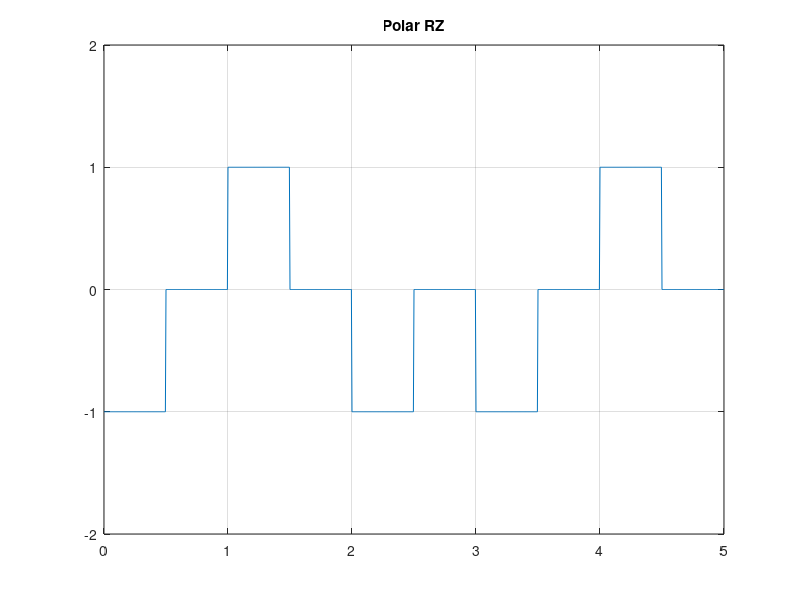

This chart was generated by the following MATLAB code:
clc;
clear;
bits=[0 1 0 0 1 ];
sampleSize=100;
bitRate=1;
totalBit=length(bits);
totalSampleSize=2*sampleSize*totalBit;
totaSampleTime=(totalBit/bitRate);
dTime=totaSampleTime/totalSampleSize;
t=0:dTime:totaSampleTime;
y=zeros(1,length(t));
    for i=0:1:(totalBit-1);
        if bits(i+1)==1
            y(i*2*sampleSize+1 : (2*i+1)*sampleSize)=1; %first
        else
            y(i*2*sampleSize+1 : (2*i+1)*sampleSize)=-1;%first
        end;
    end;
     plot(t,y);
     axis([0 t(end) -2 2]);
     grid on;
     title('Polar RZ');
     
     
     %Decoding
     x=0;
     for i=1:200:length(y)-1
       if y(i)==-1
         x=x+1;
         ans_bit(x)=0;
        else
         x=x+1;
         ans_bit(x)=1;
       end
       
     end
     
     disp(ans_bit);
     
